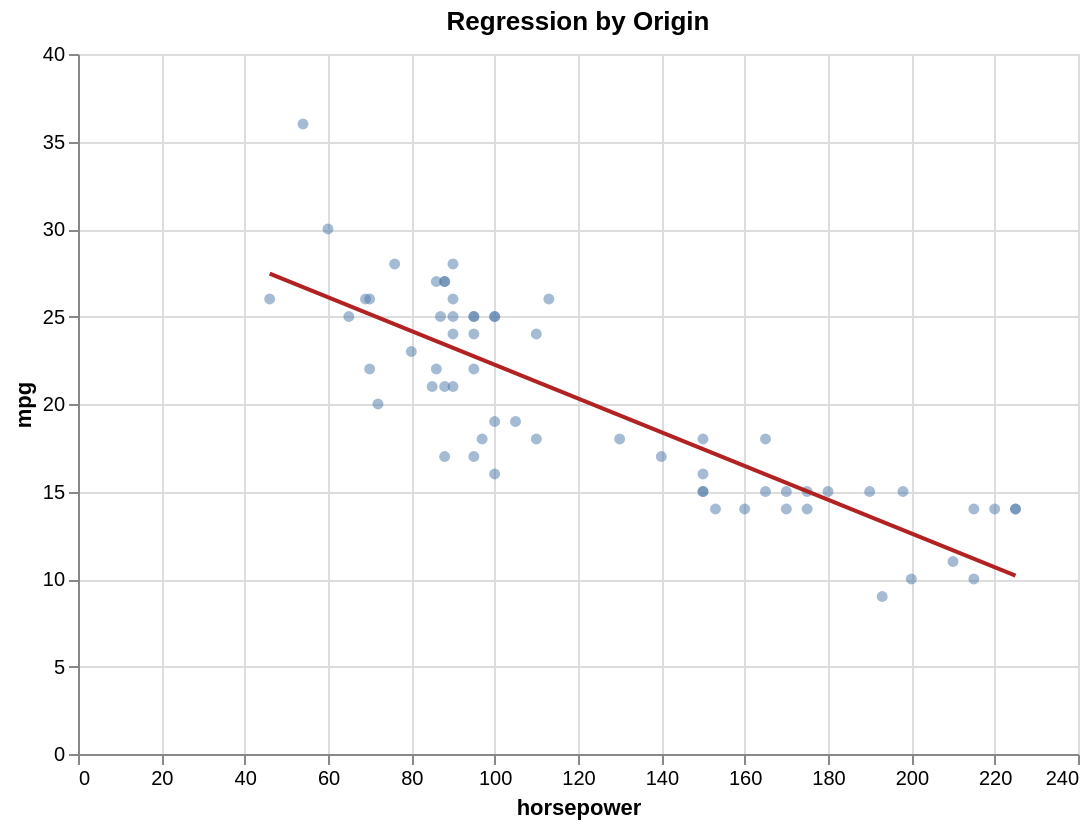

Source (Vega-Lite JSON):
### Vega-Lite specification from a JSON file in a GitHub repository (floating-point values rounded to 4 significant figures)
{"$schema": "https://vega.github.io/schema/vega-lite/v5.json", "data": {"values": [{"acceleration": 12.0, "cylinders": 8, "horsepower": 130, "mpg": 18, "origin": "USA", "weight": 3504}, {"acceleration": 11.5, "cylinders": 8, "horsepower": 165, "mpg": 15, "origin": "USA", "weight": 3693}, {"acceleration": 11.0, "cylinders": 8, "horsepower": 150, "mpg": 18, "origin": "USA", "weight": 3436}, {"acceleration": 12.0, "cylinders": 8, "horsepower": 150, "mpg": 16, "origin": "USA", "weight": 3433}, {"acceleration": 10.5, "cylinders": 8, "horsepower": 140, "mpg": 17, "origin": "USA", "weight": 3449}, {"acceleration": 10.0, "cylinders": 8, "horsepower": 198, "mpg": 15, "origin": "USA", "weight": 4341}, {"acceleration": 9.0, "cylinders": 8, "horsepower": 220, "mpg": 14, "origin": "USA", "weight": 4354}, {"acceleration": 8.5, "cylinders": 8, "horsepower": 215, "mpg": 14, "origin": "USA", "weight": 4312}, {"acceleration": 10.0, "cylinders": 8, "horsepower": 225, "mpg": 14, "origin": "USA", "weight": 4425}, {"acceleration": 8.5, "cylinders": 8, "horsepower": 190, "mpg": 15, "origin": "USA", "weight": 3850}, {"acceleration": 10.0, "cylinders": 8, "horsepower": 170, "mpg": 15, "origin": "USA", "weight": 3563}, {"acceleration": 8.0, "cylinders": 8, "horsepower": 160, "mpg": 14, "origin": "USA", "weight": 3609}, {"acceleration": 9.5, "cylinders": 8, "horsepower": 150, "mpg": 15, "origin": "USA", "weight": 3761}, {"acceleration": 10.0, "cylinders": 8, "horsepower": 225, "mpg": 14, "origin": "USA", "weight": 3086}, {"acceleration": 15.0, "cylinders": 4, "horsepower": 95, "mpg": 24, "origin": "Japan", "weight": 2372}, {"acceleration": 15.5, "cylinders": 4, "horsepower": 95, "mpg": 22, "origin": "Japan", "weight": 2833}, {"acceleration": 15.5, "cylinders": 4, "horsepower": 97, "mpg": 18, "origin": "Japan", "weight": 2774}, {"acceleration": 16.0, "cylinders": 4, "horsepower": 85, "mpg": 21, "origin": "Japan", "weight": 2587}, {"acceleration": 14.5, "cylinders": 4, "horsepower": 88, "mpg": 27, "origin": "Japan", "weight": 2130}, {"acceleration": 20.5, "cylinders": 4, "horsepower": 46, "mpg": 26, "origin": "Europe", "weight": 1835}, {"acceleration": 17.5, "cylinders": 4, "horsepower": 87, "mpg": 25, "origin": "Europe", "weight": 2672}, {"acceleration": 15.0, "cylinders": 4, "horsepower": 90, "mpg": 24, "origin": "Europe", "weight": 2430}, {"acceleration": 17.5, "cylinders": 4, "horsepower": 95, "mpg": 25, "origin": "Europe", "weight": 2375}, {"acceleration": 15.5, "cylinders": 4, "horsepower": 113, "mpg": 26, "origin": "Europe", "weight": 2234}, {"acceleration": 18.5, "cylinders": 4, "horsepower": 90, "mpg": 21, "origin": "Europe", "weight": 2648}, {"acceleration": 14.0, "cylinders": 8, "horsepower": 215, "mpg": 10, "origin": "USA", "weight": 4615}, {"acceleration": 13.0, "cylinders": 8, "horsepower": 200, "mpg": 10, "origin": "USA", "weight": 4376}, {"acceleration": 13.5, "cylinders": 8, "horsepower": 210, "mpg": 11, "origin": "USA", "weight": 4382}, {"acceleration": 18.0, "cylinders": 8, "horsepower": 193, "mpg": 9, "origin": "USA", "weight": 4732}, {"acceleration": 14.5, "cylinders": 4, "horsepower": 88, "mpg": 27, "origin": "Japan", "weight": 2130}, {"acceleration": 13.5, "cylinders": 4, "horsepower": 90, "mpg": 28, "origin": "Japan", "weight": 2264}, {"acceleration": 15.5, "cylinders": 4, "horsepower": 95, "mpg": 25, "origin": "Japan", "weight": 2228}, {"acceleration": 19.0, "cylinders": 4, "horsepower": 100, "mpg": 25, "origin": "Japan", "weight": 2046}, {"acceleration": 13.0, "cylinders": 4, "horsepower": 105, "mpg": 19, "origin": "Europe", "weight": 2634}, {"acceleration": 15.5, "cylinders": 4, "horsepower": 100, "mpg": 16, "origin": "Europe", "weight": 2702}, {"acceleration": 16.5, "cylinders": 4, "horsepower": 88, "mpg": 17, "origin": "Europe", "weight": 2875}, {"acceleration": 17.0, "cylinders": 4, "horsepower": 100, "mpg": 19, "origin": "Europe", "weight": 2901}, {"acceleration": 11.0, "cylinders": 6, "horsepower": 165, "mpg": 18, "origin": "USA", "weight": 3353}, {"acceleration": 11.5, "cylinders": 6, "horsepower": 175, "mpg": 14, "origin": "USA", "weight": 3169}, {"acceleration": 12.5, "cylinders": 6, "horsepower": 153, "mpg": 14, "origin": "USA", "weight": 2906}, {"acceleration": 13.5, "cylinders": 6, "horsepower": 150, "mpg": 15, "origin": "USA", "weight": 3380}, {"acceleration": 12.0, "cylinders": 8, "horsepower": 180, "mpg": 15, "origin": "USA", "weight": 3740}, {"acceleration": 11.0, "cylinders": 8, "horsepower": 170, "mpg": 14, "origin": "USA", "weight": 4080}, {"acceleration": 11.5, "cylinders": 8, "horsepower": 175, "mpg": 15, "origin": "USA", "weight": 3645}, {"acceleration": 14.0, "cylinders": 4, "horsepower": 110, "mpg": 24, "origin": "Japan", "weight": 2585}, {"acceleration": 19.0, "cylinders": 4, "horsepower": 72, "mpg": 20, "origin": "Japan", "weight": 2310}, {"acceleration": 15.0, "cylinders": 4, "horsepower": 100, "mpg": 25, "origin": "Japan", "weight": 2472}, {"acceleration": 16.0, "cylinders": 4, "horsepower": 88, "mpg": 21, "origin": "Japan", "weight": 2265}, {"acceleration": 19.5, "cylinders": 4, "horsepower": 86, "mpg": 27, "origin": "Japan", "weight": 2110}, {"acceleration": 14.5, "cylinders": 4, "horsepower": 90, "mpg": 26, "origin": "Japan", "weight": 2800}, {"acceleration": 19.5, "cylinders": 4, "horsepower": 70, "mpg": 26, "origin": "Japan", "weight": 2110}, {"acceleration": 17.0, "cylinders": 4, "horsepower": 76, "mpg": 28, "origin": "Japan", "weight": 2085}, {"acceleration": 17.0, "cylinders": 4, "horsepower": 65, "mpg": 25, "origin": "Japan", "weight": 2245}, {"acceleration": 15.0, "cylinders": 4, "horsepower": 69, "mpg": 26, "origin": "Japan", "weight": 1965}, {"acceleration": 17.0, "cylinders": 4, "horsepower": 60, "mpg": 30, "origin": "Japan", "weight": 1755}, {"acceleration": 14.0, "cylinders": 6, "horsepower": 70, "mpg": 22, "origin": "USA", "weight": 2815}, {"acceleration": 12.5, "cylinders": 6, "horsepower": 95, "mpg": 17, "origin": "USA", "weight": 3210}, {"acceleration": 13.5, "cylinders": 6, "horsepower": 80, "mpg": 23, "origin": "USA", "weight": 3380}, {"acceleration": 15.5, "cylinders": 4, "horsepower": 54, "mpg": 36, "origin": "Japan", "weight": 1760}, {"acceleration": 14.0, "cylinders": 4, "horsepower": 90, "mpg": 25, "origin": "Europe", "weight": 2130}, {"acceleration": 15.5, "cylinders": 4, "horsepower": 86, "mpg": 22, "origin": "Europe", "weight": 2205}, {"acceleration": 13.5, "cylinders": 4, "horsepower": 110, "mpg": 18, "origin": "Europe", "weight": 2245}]}, "height": 350, "layer": [{"encoding": {"tooltip": [{"field": "horsepower", "type": "quantitative"}, {"field": "mpg", "type": "quantitative"}], "x": {"field": "horsepower", "type": "quantitative"}, "y": {"field": "mpg", "type": "quantitative"}}, "mark": {"filled": true, "opacity": 0.5, "type": "point"}}, {"encoding": {"x": {"field": "horsepower", "type": "quantitative"}, "y": {"field": "mpg", "type": "quantitative"}}, "mark": {"color": "firebrick", "type": "line"}, "transform": [{"method": "linear", "on": "horsepower", "regression": "mpg"}]}], "params": [{"bind": {"input": "select", "labels": ["All", "Europe", "Japan", "USA"], "name": "origin: ", "options": [null, "Europe", "Japan", "USA"]}, "name": "select_origin", "value": null}], "title": "Regression by Origin", "transform": [{"filter": "select_origin === null || datum.origin === select_origin"}], "width": 500}
